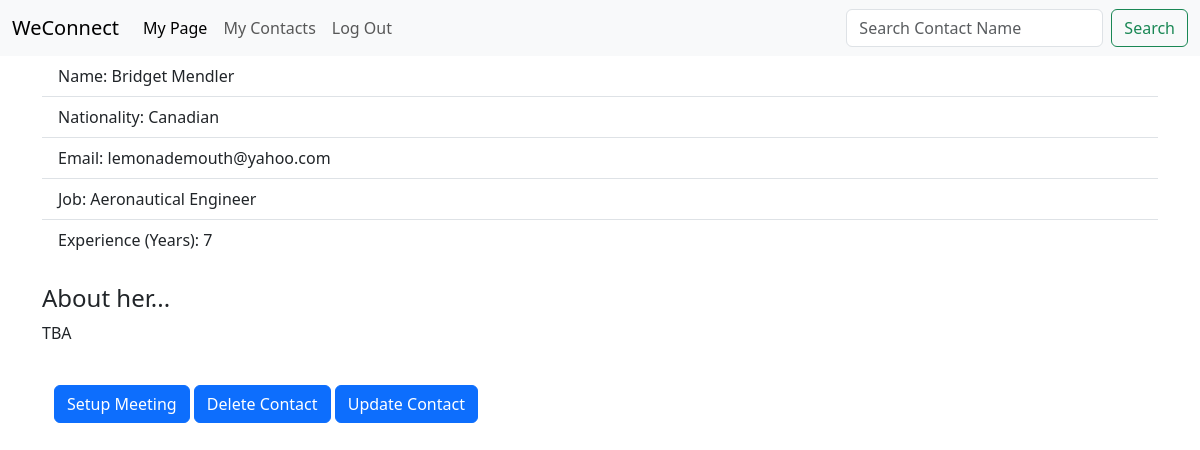
Before: /contacts/3 (signed in) with the older database file.
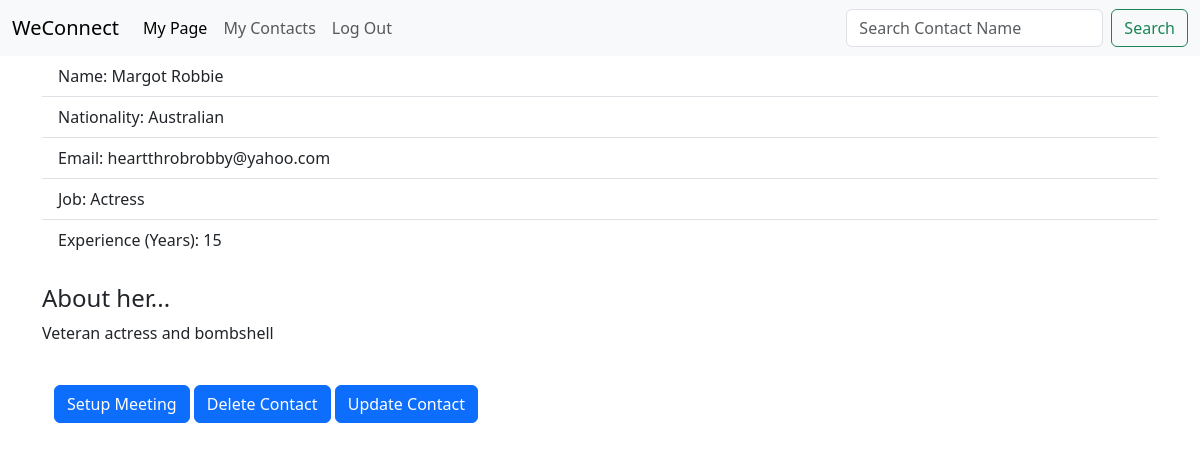
After: the same page with the newer database file.
### contacts/models.py (models this page shows, shortened)
class Contact(models.Model):
    first_name = models.TextField(max_length=200, default="")
    last_name = models.TextField(max_length=200, default="")
    SEX_CHOICES = (
        ("M", "Male"),
        ("F", "Female")
    )
    sex = models.CharField(
        max_length=1,
        choices=SEX_CHOICES)
    nationality = models.TextField(max_length=200, default="")
    email = models.TextField(max_length=500, default="")
    job = models.TextField(max_length=200, default="")
    experience = models.IntegerField(default=0)
    birthday = models.DateField(null=True)
    bio = models.TextField(
        default='TBA',
        max_length=2000
    )
    user = models.ForeignKey(
        User,
        on_delete=models.CASCADE,
        null=True
    )

### contacts/views.py (the view)
# urls.py: path('<int:pk>', views.contact_details.as_view(), name='view_contact'),
class contact_details(generic.DetailView):
    model = Contact
    context_object_name = 'contact'
    template_name = 'contacts/webpages/contact_details.html'

### contacts/templates/contacts/webpages/contact_details.html (shortened to what this page needs)
{% extends 'contacts/webpages/base.html' %}
{% block body %}
  <ul class="list-group list-group-flush">
    <li class="list-group-item"> Name: {{contact.first_name}} {{contact.last_name}} </li>
    <li class="list-group-item"> Nationality: {{contact.nationality}} </li>
    <li class="list-group-item"> Email: {{contact.email}} </li>
    <li class="list-group-item"> Job: {{contact.job}} </li>
    <li class="list-group-item"> Experience (Years): {{contact.experience}} </li>
  </ul>
  <br>
  {% if contact.sex == 'M' %}
    <h4>About him...</h4>
  {% else %}
    <h4>About her...</h4>
  {% endif %}
  <p> {{contact.bio}} </p>
  <br>
  <div class="container">
    <a href="{% url 'meetings:new_meeting' %}" class="btn btn-primary"> Setup Meeting </a>
    <a href="{% url 'contacts:delete_contact' contact.id %}" class="btn btn-primary"> Delete Contact </a>
    <a href="{% url 'contacts:update_contact' contact.id %}" class="btn btn-primary"> Update Contact </a>
  </div>
{% endblock %}

Changed rows visible on the page:
changed Contact: first_name "Bridget" → "Margot"; last_name "Mendler" → "Robbie"; nationality "Canadian" → "Australian"; email "lemonademouth@yahoo.com" → "heartthrobrobby@yahoo.com"; job "Aeronautical Engineer" → "Actress"; experience "7" → "15"; bio "TBA" → "Veteran actress and bombshell"
